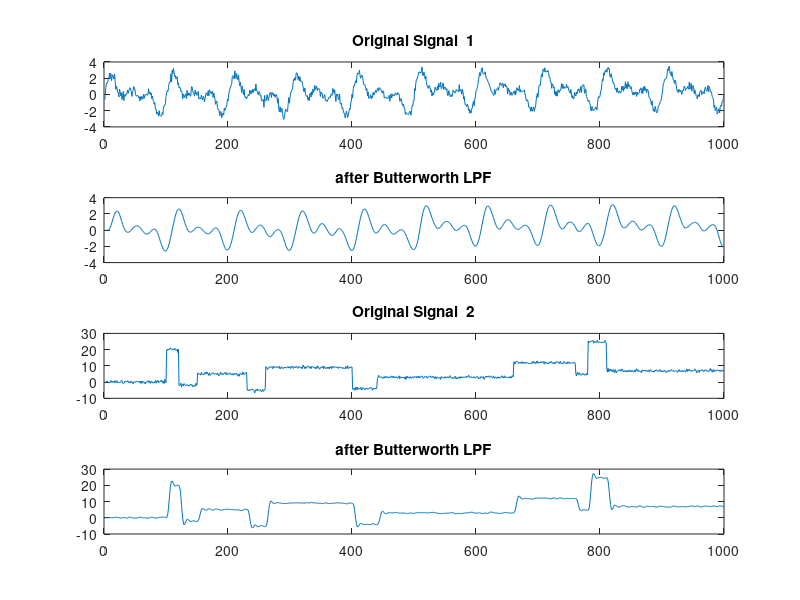
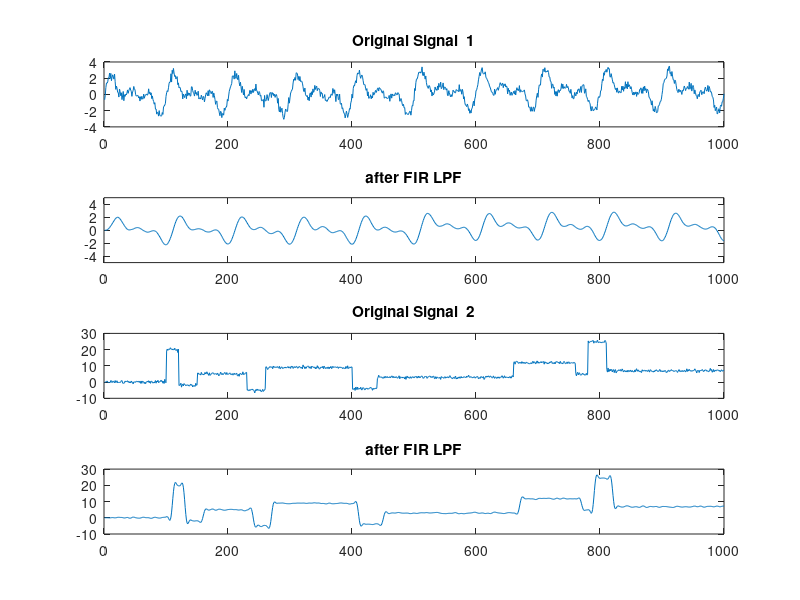
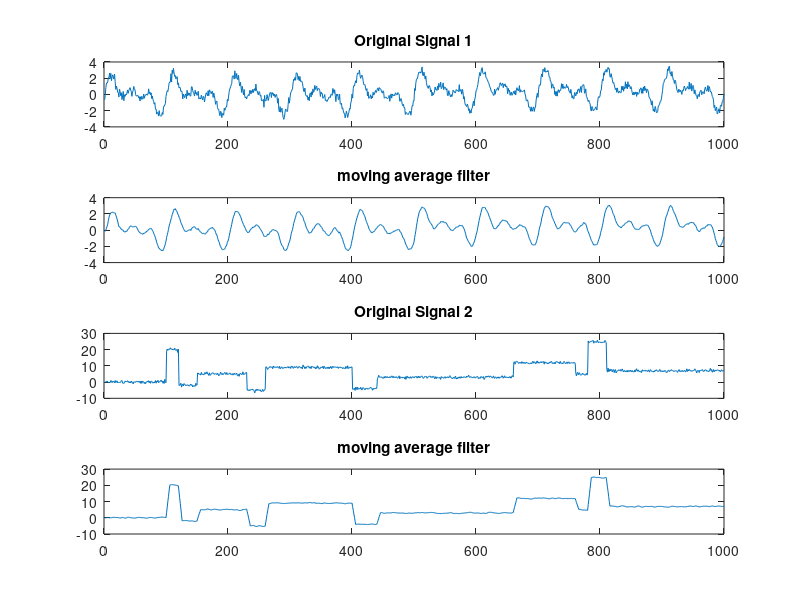
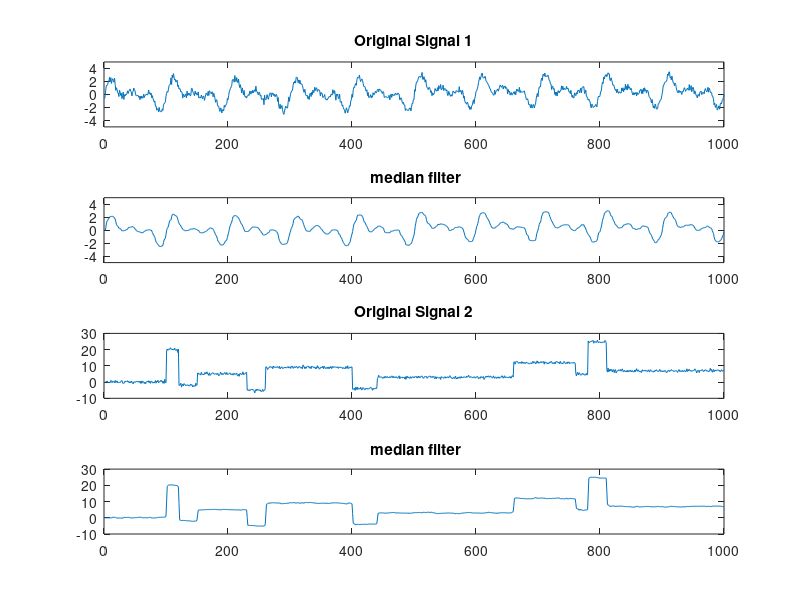

These charts were generated, in order, by the following MATLAB code: (Note: this script raises an error after producing the figures.)
%****************************************************************************************
%  This program is a demostration of digital filter, including 
%  Butterworth IIR, FIR, median filter, Wiener filter, adaptive filter and Wavelet filter
%
%  Created on: Dec 13, 2015
%  Author: Adam
%
%***************************************************************************************

% Generate two signals: Mix_Signal_1 and Mix_Signal_2
Fs = 1000;    % sample rates
N  = 1000;    % samples
n  = 0:N-1;
t  = 0:1/Fs:1-1/Fs;  
Signal_Original_1 =sin(2*pi*10*t)+sin(2*pi*20*t)+sin(2*pi*30*t); 
Noise_White_1    = [0.3*randn(1,500), rand(1,500)];        % Gauss white noise and uniform distribution white noise
Mix_Signal_1   = Signal_Original_1 + Noise_White_1;        % mixed signal 

Signal_Original_2  =  [zeros(1,100), 20*ones(1,20), -2*ones(1,30), 5*ones(1,80), -5*ones(1,30), 9*ones(1,140), -4*ones(1,40), 3*ones(1,220), 12*ones(1,100), 5*ones(1,20), 25*ones(1,30), 7 *ones(1,190)]; 
Noise_White_2     =  0.5*randn(1,1000);                    % Gauss white noise
Mix_Signal_2        =  Signal_Original_2 + Noise_White_2;  % mixed signal 

%****************************************************************************************
%  
%                Butterworth lowpass filter
%
%***************************************************************************************

% for Mix_Signal_1
figure(1);
Wc=2*50/Fs;         %cut off frequence: 50Hz
[b,a]=butter(4,Wc);
Signal_Filter=filter(b,a,Mix_Signal_1);

subplot(4,1,1);     % before filter                
plot(Mix_Signal_1);
axis([0,1000,-4,4]);
title('Original Signal  1');

subplot(4,1,2);           
plot(Signal_Filter);
axis([0,1000,-4,4]);
title('after Butterworth LPF');

% for Mix_Signal_2
Wc=2*100/Fs;        %cut off frequence: 100Hz
[b,a]=butter(4,Wc);
Signal_Filter=filter(b,a,Mix_Signal_2);

subplot(4,1,3);             
plot(Mix_Signal_2);
axis([0,1000,-10,30]);
title('Original Signal  2');

subplot(4,1,4);          
plot(Signal_Filter);
axis([0,1000,-10,30]);
title('after Butterworth LPF');

%****************************************************************************************
%  
%                FIR LPF
%
%***************************************************************************************
figure(2);
F   =  [0:0.05:0.95]; 
A  =  [1    1      0     0     0    0      0     0     0    0     0     0     0     0     0     0    0   0   0   0] ;
b  =  firls(20,F,A);
Signal_Filter = filter(b,1,Mix_Signal_1);

subplot(4,1,1);     % before filter                
plot(Mix_Signal_1);
axis([0,1000,-4,4]);
title('Original Signal  1');

subplot(4,1,2);       
plot(Signal_Filter);
axis([0,1000,-5,5]);
title('after FIR LPF');

F   =  [0:0.05:0.95]; 
A  =  [1    1      1     1     1    0      0    0     0    0     0     0     0     0     0     0    0   0   0   0] ;
b  =  firls(20,F,A);
Signal_Filter = filter(b,1,Mix_Signal_2);
subplot(4,1,3);                                                    
plot(Mix_Signal_2);
axis([0,1000,-10,30]);
title('Original Signal  2');

subplot(4,1,4);                     
plot(Signal_Filter);
axis([0,1000,-10,30]);
title('after FIR LPF');

%****************************************************************************************
%  
%                moving average filter
%
%***************************************************************************************

figure(3);
b  =  [1 1 1 1 1 1]/6;
Signal_Filter = filter(b,1,Mix_Signal_1);

subplot(4,1,1);             
plot(Mix_Signal_1);
axis([0,1000,-4,4]);
title('Original Signal 1');

subplot(4,1,2);         
plot(Signal_Filter);
axis([0,1000,-4,4]);
title('moving average filter');

%混合信号 Mix_Signal_2  移动平均滤波
b  =  [1 1 1 1 1 1]/6;
Signal_Filter = filter(b,1,Mix_Signal_2);
subplot(4,1,3);                           
plot(Mix_Signal_2);
axis([0,1000,-10,30]);
title('Original Signal 2');

subplot(4,1,4);                        
plot(Signal_Filter);
axis([0,1000,-10,30]);
title('moving average filter');

%****************************************************************************************
%  
%                median filter
%
%***************************************************************************************
figure(4);
Signal_Filter=medfilt1(Mix_Signal_1,10);

subplot(4,1,1);                  
plot(Mix_Signal_1);
axis([0,1000,-5,5]);
title('Original Signal 1');

subplot(4,1,2);   
plot(Signal_Filter);
axis([0,1000,-5,5]);
title(' median filter');

%混合信号 Mix_Signal_2  中值滤波
Signal_Filter=medfilt1(Mix_Signal_2,10);
subplot(4,1,3);                     
plot(Mix_Signal_2);
axis([0,1000,-10,30]);
title('Original Signal 2');

subplot(4,1,4);         
plot(Signal_Filter);
axis([0,1000,-10,30]);
title(' median filter');

%****************************************************************************************
%  
%               Wiener filter
%
%***************************************************************************************
figure(5);
Rxx=xcorr(Mix_Signal_1,Mix_Signal_1);              % autocorrelation function
M=100;                                             % order
for i=1:M                                          % autocorrelation matrix
    for j=1:M
        rxx(i,j)=Rxx(abs(j-i)+N);
    end
end
Rxy=xcorr(Mix_Signal_1,Signal_Original_1);         % Cross correlation function
for i=1:M
    rxy(i)=Rxy(i+N-1);
end                                                % Cross correlation vector
h = inv(rxx)*rxy';                                 % coefficient of Wiener filter
Signal_Filter=filter(h,1, Mix_Signal_1);           

subplot(4,1,1);                     
plot(Mix_Signal_1);
axis([0,1000,-5,5]);
title('Original Signal 1');

subplot(4,1,2);              
plot(Signal_Filter);
axis([0,1000,-5,5]);
title('Wiener filter');

Rxx=xcorr(Mix_Signal_2,Mix_Signal_2);  
M=500;                             
for i=1:M                            
    for j=1:M
        rxx(i,j)=Rxx(abs(j-i)+N);
    end
end
Rxy=xcorr(Mix_Signal_2,Signal_Original_2);  
for i=1:M
    rxy(i)=Rxy(i+N-1);
end                                          
h=inv(rxx)*rxy';                                      
Signal_Filter=filter(h,1, Mix_Signal_2);            

subplot(4,1,3);                                                    
plot(Mix_Signal_2);
axis([0,1000,-10,30]);
title('Original Signal 2');

subplot(4,1,4);                                       
plot(Signal_Filter);
axis([0,1000,-10,30]);
title('Wiener filter');

%****************************************************************************************
%  
%                adaptive filter
%
%***************************************************************************************

figure(6);
N=1000;                                             % samples
k=100;                                              % order of LMS filter
u=0.001;                                            % Step Length Factor

% initial
yn_1=zeros(1,N);                                    % output signal
yn_1(1:k)=Mix_Signal_1(1:k);                        % 
w=zeros(1,k);                                       % initial valve
e=zeros(1,N);                                       % error

% LMS
for i=(k+1):N
        XN=Mix_Signal_1((i-k+1):(i));
        yn_1(i)=w*XN';
        e(i)=Signal_Original_1(i)-yn_1(i);
        w=w+2*u*e(i)*XN;
end

subplot(4,1,1);
plot(Mix_Signal_1);                 
axis([k+1,1000,-4,4]);
title('Original Signal 1');

subplot(4,1,2);
plot(yn_1);                                        
axis([k+1,1000,-4,4]);
title('adaptive filter');

N=1000;                                           
k=500;                                          
u=0.000011;                                       

yn_1=zeros(1,N);                                 
yn_1(1:k)=Mix_Signal_2(1:k);                  
w=zeros(1,k);                                 
e=zeros(1,N);                                   

for i=(k+1):N
        XN=Mix_Signal_2((i-k+1):(i));
        yn_1(i)=w*XN';
        e(i)=Signal_Original_2(i)-yn_1(i);
        w=w+2*u*e(i)*XN;
end

subplot(4,1,3);
plot(Mix_Signal_2);                         
axis([k+1,1000,-10,30]);
title('Original Signal ');

subplot(4,1,4);
plot(yn_1);                                        
axis([k+1,1000,-10,30]);
title('adaptive filter');

%****************************************************************************************
%  
%                wavelet filter
%
%***************************************************************************************

figure(7);
subplot(4,1,1);
plot(Mix_Signal_1);                 
axis([0,1000,-5,5]);
title('Original Signal ');

subplot(4,1,2);
[xd,cxd,lxd] = wden(Mix_Signal_1,'sqtwolog','s','one',2,'db3');
plot(xd);                    
axis([0,1000,-5,5]);
title('wavelet filter');

subplot(4,1,3);
plot(Mix_Signal_2);                          
axis([0,1000,-10,30]);
title('Original Signal ');

subplot(4,1,4);
[xd,cxd,lxd] = wden(Mix_Signal_2,'sqtwolog','h','sln',3,'db3');
plot(xd);                          
axis([0,1000,-10,30]);
title('wavelet filter');